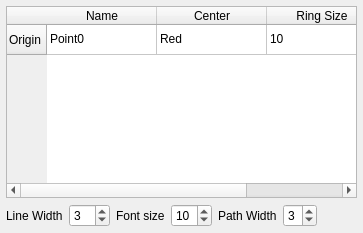
               <widget class="QWidget" name="Style">
                <attribute name="icon">
                 <iconset resource="../icons.qrc">
                  <normaloff>:/icons/char-3-radio-true.png</normaloff>:/icons/char-3-radio-true.png</iconset>
                </attribute>
                <attribute name="title">
                 <string>Point Style</string>
                </attribute>
                <layout class="QVBoxLayout" name="verticalLayout_11">
                 <property name="spacing">
                  <number>3</number>
                 </property>
                 <property name="leftMargin">
                  <number>3</number>
                 </property>
                 <property name="topMargin">
                  <number>3</number>
                 </property>
                 <property name="rightMargin">
                  <number>3</number>
                 </property>
                 <property name="bottomMargin">
                  <number>3</number>
                 </property>
                 <item>
                  <widget class="QWidget" name="widget" native="true">
                   <layout class="QVBoxLayout" name="verticalLayout_10">
                    <property name="leftMargin">
                     <number>3</number>
                    </property>
                    <property name="topMargin">
                     <number>3</number>
                    </property>
                    <property name="rightMargin">
                     <number>3</number>
                    </property>
                    <property name="bottomMargin">
                     <number>3</number>
                    </property>
                    <item>
                     <widget class="QTableWidget" name="Entiteis_Point_Style">
                      <property name="sizePolicy">
                       <sizepolicy hsizetype="Expanding" vsizetype="Expanding">
                        <horstretch>0</horstretch>
                        <verstretch>0</verstretch>
                       </sizepolicy>
                      </property>
                      <property name="statusTip">
                       <string>All points style settings will show here.</string>
                      </property>
                      <property name="editTriggers">
                       <set>QAbstractItemView::NoEditTriggers</set>
                      </property>
                      <property name="selectionBehavior">
                       <enum>QAbstractItemView::SelectRows</enum>
                      </property>
                      <property name="verticalScrollMode">
                       <enum>QAbstractItemView::ScrollPerPixel</enum>
                      </property>
                      <property name="horizontalScrollMode">
                       <enum>QAbstractItemView::ScrollPerPixel</enum>
                      </property>
                      <property name="columnCount">
                       <number>4</number>
                      </property>
                      <attribute name="horizontalHeaderDefaultSectionSize">
                       <number>110</number>
                      </attribute>
                      <attribute name="horizontalHeaderMinimumSectionSize">
                       <number>110</number>
                      </attribute>
                      <row>
                       <property name="text">
                        <string>Origin</string>
                       </property>
                      </row>
                      <column>
                       <property name="text">
                        <string>Name</string>
                       </property>
                       <property name="icon">
                        <iconset resource="../icons.qrc">
                         <normaloff>:/icons/point.png</normaloff>:/icons/point.png</iconset>
                       </property>
                      </column>
                      <column>
                       <property name="text">
                        <string>Center</string>
                       </property>
                      </column>
                      <column>
                       <property name="text">
                        <string>Ring Size</string>
                       </property>
                      </column>
                      <column>
                       <property name="text">
                        <string>Color</string>
                       </property>
                      </column>
                      <item row="0" column="0">
                       <property name="text">
                        <string>Point0</string>
                       </property>
                       <property name="flags">
                        <set>ItemIsSelectable|ItemIsEnabled</set>
                       </property>
                      </item>
                      <item row="0" column="1">
                       <property name="text">
                        <string>Red</string>
                       </property>
                      </item>
                      <item row="0" column="2">
                       <property name="text">
                        <string>10</string>
                       </property>
                      </item>
                      <item row="0" column="3">
                       <property name="text">
                        <string>Red</string>
                       </property>
                      </item>
                     </widget>
                    </item>
                    <item>
                     <layout class="QHBoxLayout" name="horizontalLayout_3">
                      <item>
                       <widget class="QLabel" name="label_4">
                        <property name="sizePolicy">
                         <sizepolicy hsizetype="Fixed" vsizetype="Preferred">
                          <horstretch>0</horstretch>
                          <verstretch>0</verstretch>
                         </sizepolicy>
                        </property>
                        <property name="text">
                         <string>Line Width</string>
                        </property>
                       </widget>
                      </item>
                      <item>
                       <widget class="QSpinBox" name="LineWidth">
                        <property name="sizePolicy">
                         <sizepolicy hsizetype="Fixed" vsizetype="Fixed">
                          <horstretch>0</horstretch>
                          <verstretch>0</verstretch>
                         </sizepolicy>
                        </property>
                        <property name="minimum">
                         <number>1</number>
                        </property>
                        <property name="maximum">
                         <number>10</number>
                        </property>
                        <property name="value">
                         <number>3</number>
                        </property>
                        <property name="displayIntegerBase">
                         <number>10</number>
                        </property>
                       </widget>
                      </item>
                      <item>
                       <widget class="QLabel" name="label_7">
                        <property name="sizePolicy">
                         <sizepolicy hsizetype="Fixed" vsizetype="Preferred">
                          <horstretch>0</horstretch>
                          <verstretch>0</verstretch>
                         </sizepolicy>
                        </property>
                        <property name="text">
                         <string>Font size</string>
                        </property>
                       </widget>
                      </item>
                      <item>
                       <widget class="QSpinBox" name="Font_size">
                        <property name="sizePolicy">
                         <sizepolicy hsizetype="Fixed" vsizetype="Fixed">
                          <horstretch>0</horstretch>
                          <verstretch>0</verstretch>
                         </sizepolicy>
                        </property>
                        <property name="minimum">
                         <number>1</number>
                        </property>
                        <property name="maximum">
                         <number>30</number>
                        </property>
                        <property name="singleStep">
                         <number>5</number>
                        </property>
                        <property name="value">
                         <number>10</number>
                        </property>
                       </widget>
                      </item>
                      <item>
                       <widget class="QLabel" name="label_5">
                        <property name="sizePolicy">
                         <sizepolicy hsizetype="Fixed" vsizetype="Preferred">
                          <horstretch>0</horstretch>
                          <verstretch>0</verstretch>
                         </sizepolicy>
                        </property>
                        <property name="text">
                         <string>Path Width</string>
                        </property>
                       </widget>
                      </item>
                      <item>
                       <widget class="QSpinBox" name="PathWidth">
                        <property name="sizePolicy">
                         <sizepolicy hsizetype="Fixed" vsizetype="Fixed">
                          <horstretch>0</horstretch>
                          <verstretch>0</verstretch>
                         </sizepolicy>
                        </property>
                        <property name="minimum">
                         <number>1</number>
                        </property>
                        <property name="maximum">
                         <number>5</number>
                        </property>
                        <property name="value">
                         <number>3</number>
                        </property>
                       </widget>
                      </item>
                      <item>
                       <spacer name="horizontalSpacer">
                        <property name="orientation">
                         <enum>Qt::Horizontal</enum>
                        </property>
                        <property name="sizeHint" stdset="0">
                         <size>
                          <width>40</width>
                          <height>20</height>
                         </size>
                        </property>
                       </spacer>
                      </item>
                     </layout>
                    </item>
                   </layout>
                  </widget>
                 </item>
                </layout>
               </widget>
